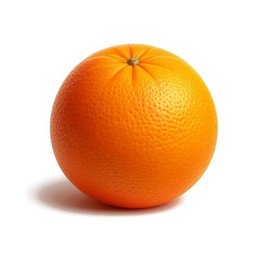
#> input picture img.jpg, 256 x 256 px
$ python recolor.py
#> lines starting #> are read from the running program, lines starting #| are printed output that depends on the picture; after the words box and inside, x2 and y2 are one past the last pixel; in counts of white or black regions, pixels touching at a corner belong together
import cv2
import numpy as np
import os
import random

def recolor_orange(input_path, output_folder, num_variants=10):
    # 1. Load the image
#> called with input_path = 'img.jpg', output_folder = 'colored_oranges', num_variants = 256
    img = cv2.imread(input_path)
#> img is the input picture: shape (256, 256, 3); mean B, G, R 170.4, 203.2, 241.9
    if img is None:
        print("Error: Could not find image.")
        return

    # Create output directory if it doesn't exist
    if not os.path.exists(output_folder):
        os.makedirs(output_folder)

    # 2. Convert to HSV color space
    hsv = cv2.cvtColor(img, cv2.COLOR_BGR2HSV)
#> hsv: shape (256, 256, 3); mean H, S, V 8.3, 82.4, 241.9
    h, s, v = cv2.split(hsv)
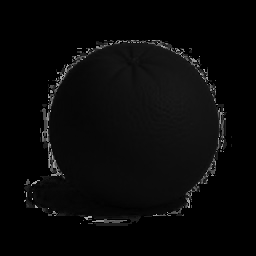
#> h: shape (256, 256); min 0, max 178, mean 8.3
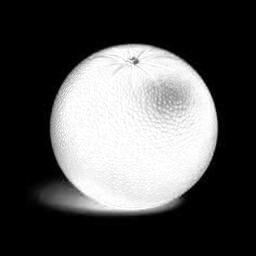
#> s: shape (256, 256); min 0, max 255, mean 82.4
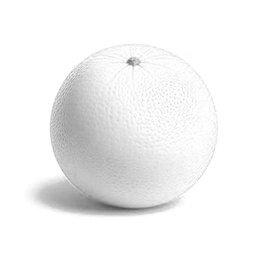
#> v: shape (256, 256); min 81, max 255, mean 241.9

    # 3. Create a mask to ignore the white background
    # Adjust the 250 threshold if your 'white' isn't perfectly pure
    gray = cv2.cvtColor(img, cv2.COLOR_BGR2GRAY)
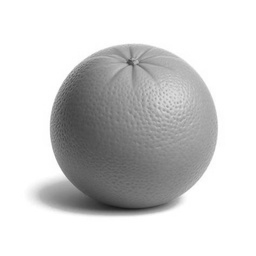
#> gray: shape (256, 256); min 27, max 255, mean 211
    mask = gray < 250
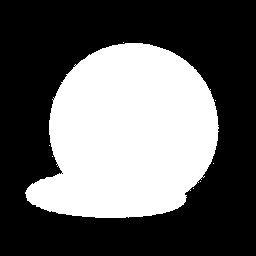
#> mask: shape (256, 256) bool; 38.3% white; 8 white regions (7 under 20 px), largest, box (x1, y1, x2, y2) and area: (25, 43, 219, 218) 25087

    for i in range(num_variants):
        # 4. Generate a random hue shift (0-179 in OpenCV)
        random_hue = random.randint(0, 179)

        # Apply shift only to the masked area (the fruit)
        new_h = h.copy()
        new_h[mask] = (new_h[mask].astype(int) + random_hue) % 180

        # 5. Merge back and convert to BGR
        new_hsv = cv2.merge([new_h.astype(np.uint8), s, v])
        result = cv2.cvtColor(new_hsv, cv2.COLOR_HSV2BGR)

        # 6. Save the file
        output_filename = f"orange_variant_{i:03d}.jpg"
        cv2.imwrite(os.path.join(output_folder, output_filename), result)
        print(f"Saved: {output_filename}")
#> this loop made 256 passes
#> pass 1, in recolor_orange, `result = cv2.cvtColor(new_hsv, cv2.COLOR_HSV2BGR)`:
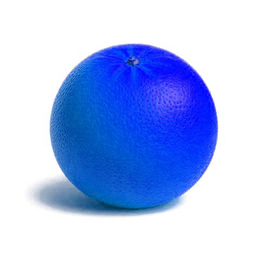
#> result: shape (256, 256, 3); mean B, G, R 241.8, 190, 170.3
#> pass 2, in recolor_orange, `result = cv2.cvtColor(new_hsv, cv2.COLOR_HSV2BGR)`:
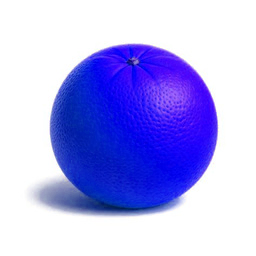
#> result: shape (256, 256, 3); mean B, G, R 241.8, 174.3, 176
#> after the loop: new_hsv: shape (256, 256, 3); mean H, S, V 15.9, 82.4, 241.9

# --- Configuration ---
input_image = "img.jpg"  # Path to your file
target_dir = "colored_oranges"
recolor_orange(input_image, target_dir, num_variants=256)
